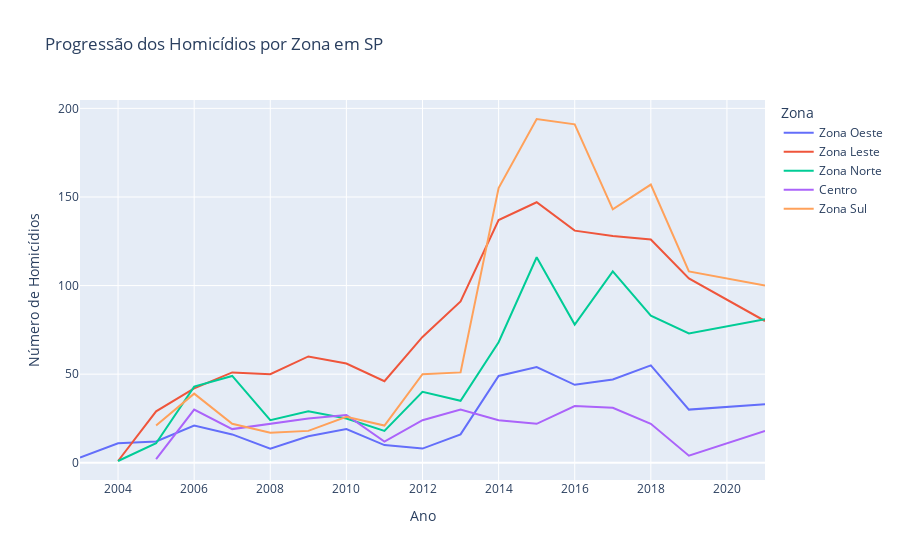

The code cell stored with this chart in its notebook:
### Code cell
# Adicionando a coluna "ZONA" em cada DataFrame
sul['ZONA'] = "Zona Sul"
oeste['ZONA'] = "Zona Oeste"
centro['ZONA'] = "Centro"
leste['ZONA'] = "Zona Leste"
norte['ZONA'] = "Zona Norte"

# Concatenando os DataFrames em um único DataFrame
df_zonas = pd.concat([sul, oeste, centro, leste, norte], ignore_index=True)

# Convertendo as colunas "ANO" e "NUM_BO" para formato numérico
df_zonas['ANO'] = pd.to_numeric(df_zonas['ANO'])
df_zonas['NUM_BO'] = pd.to_numeric(df_zonas['NUM_BO'])

# Agrupando os dados por zona e bairro, somando o número de homicídios
df_grouped = df_zonas.groupby(['ANO', 'ZONA']).sum().reset_index()

# Plotando o gráfico de linha
fig = px.line(df_grouped, x='ANO', y='NUM_BO', color='ZONA', line_group='ZONA', title='Progressão dos Homicídios por Zona em SP')
fig.update_layout(xaxis_title='Ano', yaxis_title='Número de Homicídios', legend_title='Zona')
fig.show()

### Figure 1 — Plotly figure (JSON) as saved in the notebook; plotly's stock layout.template omitted (floating-point values rounded to 4 significant figures)
{"data": [{"hovertemplate": "ZONA=Zona Oeste<br>ANO=%{x}<br>NUM_BO=%{y}<extra></extra>", "legendgroup": "Zona Oeste", "line": {"color": "#636efa", "dash": "solid"}, "marker": {"symbol": "circle"}, "mode": "lines", "name": "Zona Oeste", "orientation": "v", "showlegend": true, "type": "scatter", "x": [2003, 2004, 2005, 2006, 2007, 2008, 2009, 2010, 2011, 2012, 2013, 2014, 2015, 2016, 2017, 2018, 2019, 2021], "xaxis": "x", "y": [3, 11, 12, 21, 16, 8, 15, 19, 10, 8, 16, 49, 54, 44, 47, 55, 30, 33], "yaxis": "y"}, {"hovertemplate": "ZONA=Zona Leste<br>ANO=%{x}<br>NUM_BO=%{y}<extra></extra>", "legendgroup": "Zona Leste", "line": {"color": "#EF553B", "dash": "solid"}, "marker": {"symbol": "circle"}, "mode": "lines", "name": "Zona Leste", "orientation": "v", "showlegend": true, "type": "scatter", "x": [2004, 2005, 2006, 2007, 2008, 2009, 2010, 2011, 2012, 2013, 2014, 2015, 2016, 2017, 2018, 2019, 2021], "xaxis": "x", "y": [1, 29, 42, 51, 50, 60, 56, 46, 71, 91, 137, 147, 131, 128, 126, 104, 80], "yaxis": "y"}, {"hovertemplate": "ZONA=Zona Norte<br>ANO=%{x}<br>NUM_BO=%{y}<extra></extra>", "legendgroup": "Zona Norte", "line": {"color": "#00cc96", "dash": "solid"}, "marker": {"symbol": "circle"}, "mode": "lines", "name": "Zona Norte", "orientation": "v", "showlegend": true, "type": "scatter", "x": [2004, 2005, 2006, 2007, 2008, 2009, 2010, 2011, 2012, 2013, 2014, 2015, 2016, 2017, 2018, 2019, 2021], "xaxis": "x", "y": [1, 11, 43, 49, 24, 29, 25, 18, 40, 35, 68, 116, 78, 108, 83, 73, 81], "yaxis": "y"}, {"hovertemplate": "ZONA=Centro<br>ANO=%{x}<br>NUM_BO=%{y}<extra></extra>", "legendgroup": "Centro", "line": {"color": "#ab63fa", "dash": "solid"}, "marker": {"symbol": "circle"}, "mode": "lines", "name": "Centro", "orientation": "v", "showlegend": true, "type": "scatter", "x": [2005, 2006, 2007, 2008, 2009, 2010, 2011, 2012, 2013, 2014, 2015, 2016, 2017, 2018, 2019, 2021], "xaxis": "x", "y": [2, 30, 19, 22, 25, 27, 12, 24, 30, 24, 22, 32, 31, 22, 4, 18], "yaxis": "y"}, {"hovertemplate": "ZONA=Zona Sul<br>ANO=%{x}<br>NUM_BO=%{y}<extra></extra>", "legendgroup": "Zona Sul", "line": {"color": "#FFA15A", "dash": "solid"}, "marker": {"symbol": "circle"}, "mode": "lines", "name": "Zona Sul", "orientation": "v", "showlegend": true, "type": "scatter", "x": [2005, 2006, 2007, 2008, 2009, 2010, 2011, 2012, 2013, 2014, 2015, 2016, 2017, 2018, 2019, 2021], "xaxis": "x", "y": [21, 39, 22, 17, 18, 26, 21, 50, 51, 155, 194, 191, 143, 157, 108, 100], "yaxis": "y"}], "layout": {"legend": {"title": {"text": "Zona"}, "tracegroupgap": 0}, "title": {"text": "Progressão dos Homicídios por Zona em SP"}, "xaxis": {"anchor": "y", "domain": [0, 1], "title": {"text": "Ano"}}, "yaxis": {"anchor": "x", "domain": [0, 1], "title": {"text": "Número de Homicídios"}}}}
